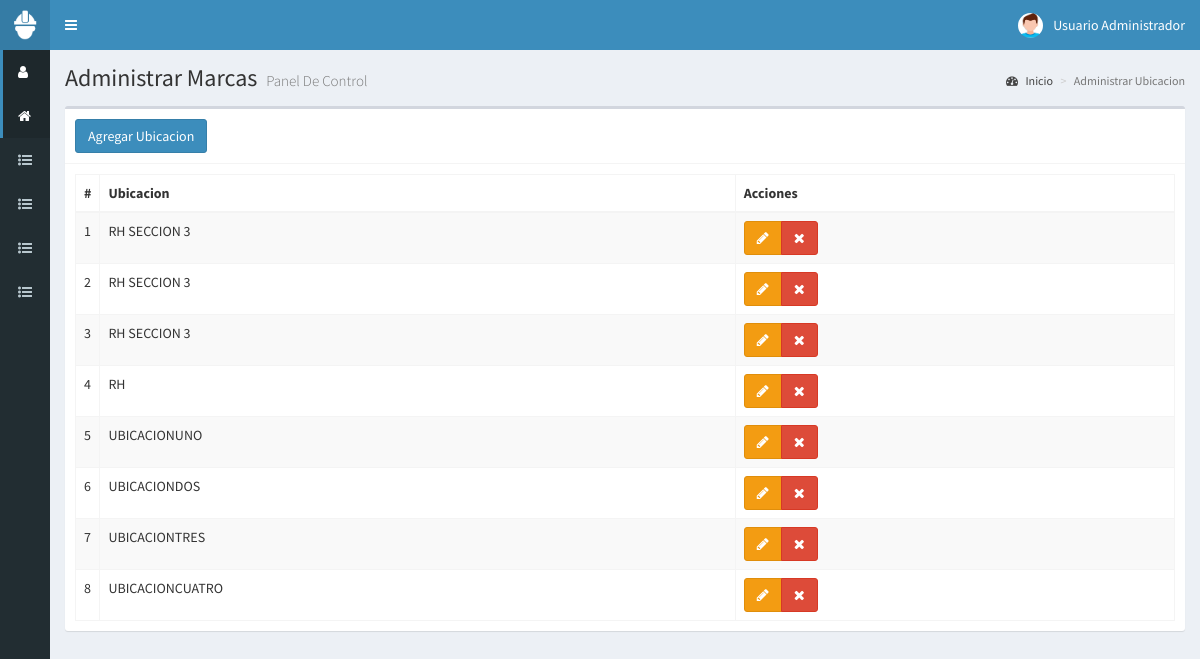
Screenshot of /ubicaciones (signed in) with the database file from the repository.
### tables this page shows
CREATE TABLE t_Ubicacion
(
  id_ubicacion SMALLINT UNSIGNED PRIMARY KEY AUTO_INCREMENT,
  descripcion VARCHAR(45) NOT NULL	
);

### controladores/plantilla.controlador.php (called while the page is built)
<?php
  class ControladorPlantilla
  {
    static public function ctrPlantilla()
    {
      include "vistas/plantilla.php";
    }
  }

### index.php (called while the page is built, shortened)
<?php
require_once "controladores/plantilla.controlador.php";
require_once "controladores/ventas.controlador.php";
require_once "controladores/ubicaciones.controlador.php";
require_once "controladores/subir-csv.controlador.php";
require_once "modelos/ubicaciones.modelo.php";
$plantilla = new ControladorPlantilla();
$plantilla->ctrPlantilla();

### controladores/ubicaciones.controlador.php (called while the page is built, shortened)
<?php
  class ControladorUbicaciones
  {
		static public function ctrMostrarUbicaciones($item,$valor)
		{
			$tabla = "t_Ubicacion";
			$respuesta = ModeloUbicaciones::mdlMostrarUbicaciones($tabla,$item,$valor);
			return $respuesta;
		}
  }
?>

### modelos/conexion.php (called while the page is built)
<?php
  class Conexion
  {
    static public function conectar()
    {
      $link = new PDO("mysql:host=localhost;dbname=bd_responsivas",
                      "usuario_responsiva",
											"responsivas-2020");
			$mitz="America/Tijuana";
			$tz = (new DateTime('now', new DateTimeZone($mitz)))->format('P');
			$link->exec("SET time_zone='$tz';");
      $link->exec("set names utf8");
      return $link;
    }
  }
?>

### modelos/ubicaciones.modelo.php (called while the page is built, shortened)
<?php
	require_once "conexion.php";
	class ModeloUbicaciones
	{
    static public function mdlMostrarUbicaciones($tabla,$item,$valor)
    {
			if ($item != null)
			{
				$stmt = Conexion::conectar()->prepare("SELECT * FROM $tabla WHERE $item = :$item");
				$stmt->bindParam(":".$item,$valor, PDO::PARAM_STR);
				$stmt->execute();
				return $stmt->fetch();
			}
			else
			{
				$stmt = Conexion::conectar()->prepare("SELECT * FROM $tabla ");
				$stmt->execute();
				return $stmt->fetchAll();
			}
		}
	}
?>

### vistas/modulos/ubicaciones.php (the view, shortened to what this page needs)
<div class="content-wrapper">
  <section class="content-header">
    <h1>
      Administrar Marcas
      <small>Panel De Control</small>
    </h1>
    <ol class="breadcrumb">
      <li><a href="inicio"><i class="fa fa-dashboard"></i> Inicio</a></li>
      <li class="active">Administrar Ubicacion</li>
    </ol>
  </section>
  <section class="content">
    <div class="box">
      <div class="box-header with-border">
        <button class="btn btn-primary"  data-toggle="modal" data-target="#modalAgregarUbicacion">
          Agregar Ubicacion
        </button>
      </div>
      <div class="box-body">
        <table class="table table-bordered table-striped dt-responsive tablas">
          <thead>
            <tr>
              <th style="width:10px">#</th>
              <th>Ubicacion</th>
              <th>Acciones </th>
            </tr>
          </thead>
          <tbody>
					<?php
						$item = null;
						$valor = null;
						$ubicacion = ControladorUbicaciones::ctrMostrarUbicaciones($item,$valor);
						foreach ($ubicacion as $key => $value)
						{
							echo '
										<tr>
											<td>'.($key+1).'</td>
											<td class="text-uppercase">'.$value["descripcion"].'</td>
											<td>
												<div class="btn-group">
													<button class="btn btn-warning btnEditarUbicacion" idUbicacion="'.$value["id_ubicacion"].'" data-toggle="modal" data-target="#modalEditarUbicacion"><i class="fa fa-pencil"></i></button>';
													if ($_SESSION["perfil"] == "Administrador")
													{
														echo '
													<button class="btn btn-danger btnEliminarUbicacion" idUbicacion="'.$value["id_ubicacion"].'"><i class="fa fa-times"></i></button>';
													}
												echo '</div>
											</td>
										</tr>';
						}
					?>
          </tbody>
        </table>
      </div>
    </div>
  </section>
</div>

### rows the page displays
t_ubicacion: descripcion "RH SECCION 3"
t_ubicacion: descripcion "RH SECCION 3"
t_ubicacion: descripcion "RH SECCION 3"
t_ubicacion: descripcion "RH"
t_ubicacion: descripcion "UBICACIONUNO"
t_ubicacion: descripcion "UBICACIONDOS"
t_ubicacion: descripcion "UBICACIONTRES"
t_ubicacion: descripcion "UBICACIONCUATRO"

### other values shown
$_SESSION["nombre"] "Usuario Administrador"
